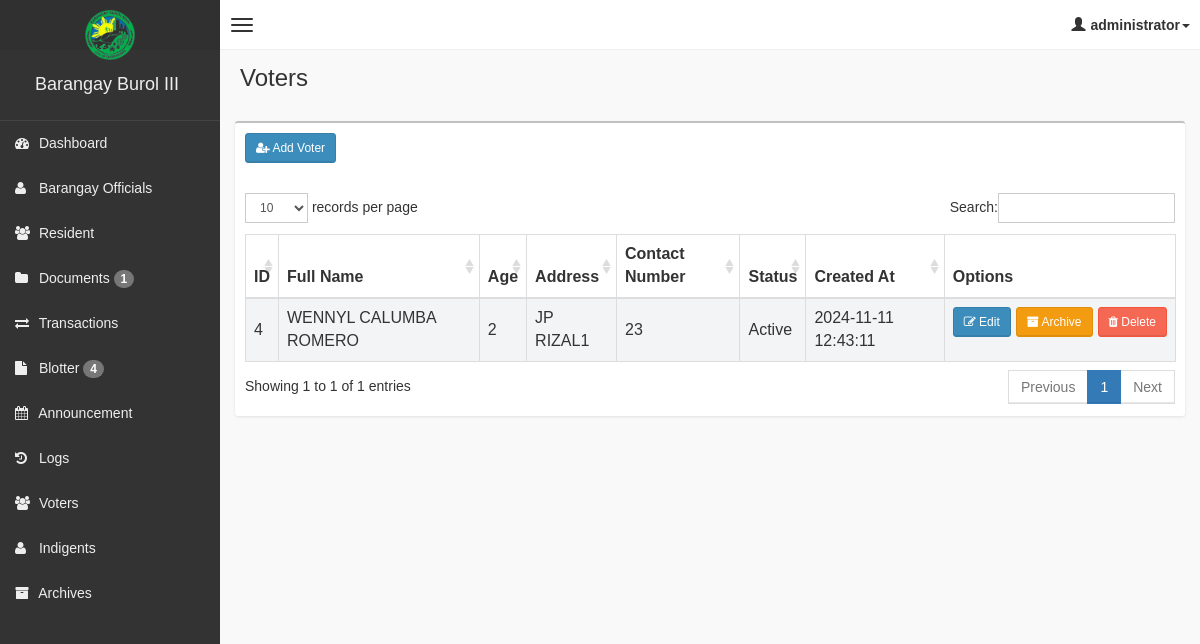
Page /admin/voters.php (signed in) on the earlier database version.
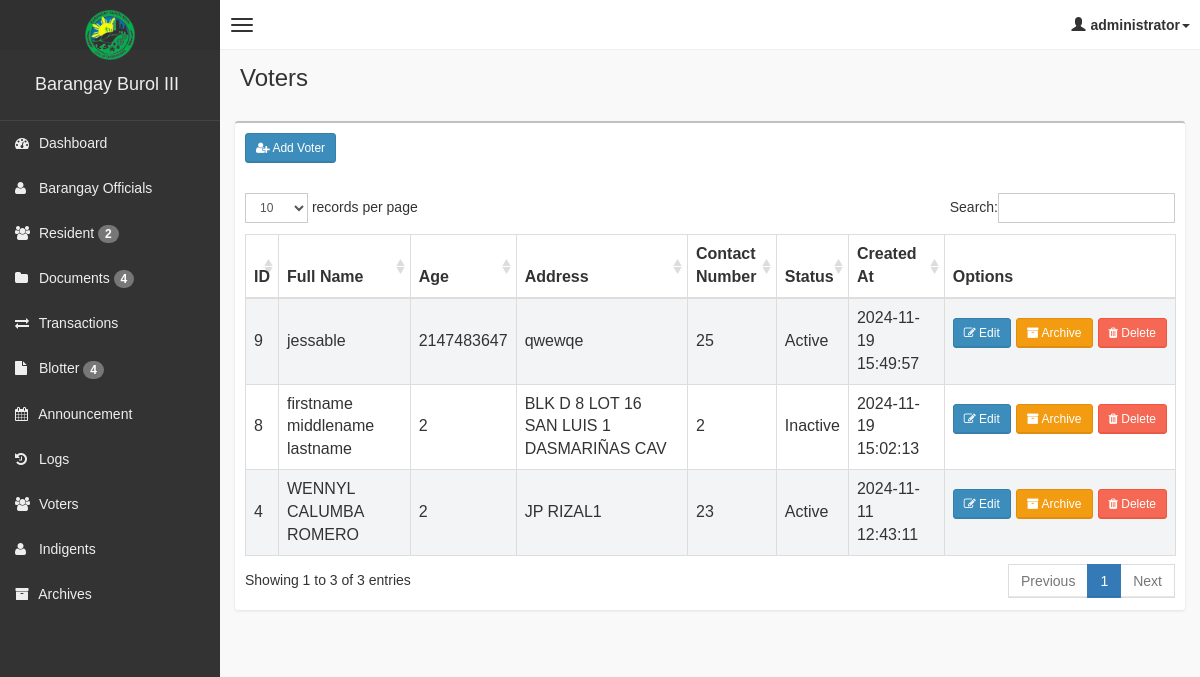
Same page on the later database version.
### tables this page shows
CREATE TABLE `voters` (
  `id` int(11) NOT NULL,
  `precint_no` varchar(255) NOT NULL,
  `full_name` varchar(255) NOT NULL,
  `age` int(11) NOT NULL,
  `address` varchar(255) NOT NULL,
  `contact_number` varchar(15) DEFAULT NULL,
  `status` varchar(50) DEFAULT 'Active',
  `created_at` timestamp NOT NULL DEFAULT current_timestamp(),
  `is_archive` tinyint(4) NOT NULL DEFAULT 0
);

### admin/voters.php (the view, shortened to what this page needs)
<?php
if (!isset($_SESSION['role'])) {
    header("Location: login.php");
    exit();
} else {
    include('main_style.php');
?>
    <body class="skin-black">
        <?php include "db.php"; ?>
        <?php include('header.php'); ?>
        <div class="wrapper row-offcanvas row-offcanvas-left">
            <?php include('sidebar.php'); ?>
            <aside class="right-side">
                <section class="content-header">
                    <h1>Voters</h1>
                </section>
                <section class="content">
                    <div class="box">
                        <div class="box-header">
                            <div style="padding:10px;">
                                <button class="btn btn-primary btn-sm" data-toggle="modal" data-target="#addVoterModal">
                                    <i class="fa fa-user-plus" aria-hidden="true"></i> Add Voter
                                </button>
                            </div>
                        </div>
                        <div class="box-body">
                            <table id="votersTable" class="table table-bordered table-striped">
                                <thead>
                                    <tr>
                                        <th>ID</th>
                                        <th>Full Name</th>
                                        <th>Age</th>
                                        <th>Address</th>
                                        <th>Contact Number</th>
                                        <th>Status</th>
                                        <th>Created At</th>
                                        <th style="width: 20%;">Options</th>
                                    </tr>
                                </thead>
                                <tbody>
                                    <?php
                                    $query = $pdo->query("SELECT * FROM voters WHERE is_archive = 0 ORDER BY created_at DESC");
                                    while ($row = $query->fetch(PDO::FETCH_ASSOC)) {
                                    ?>
                                        <tr>
                                            <td><?php echo $row['id'] ?></td>
                                            <td><?php echo $row['full_name'] ?></td>
                                            <td><?php echo $row['age'] ?></td>
                                            <td><?php echo $row['address'] ?></td>
                                            <td><?php echo $row['contact_number'] ?></td>
                                            <td><?php echo $row['status'] ?></td>
                                            <td><?php echo $row['created_at'] ?></td>
                                            <td>
                                                <div style="display: flex; gap: 5px;">
                                                    <button class="btn btn-primary btn-sm" data-toggle="modal" data-target="#editVoterModal<?php echo $row['id'] ?>" style="height: 30px;"><i class="fa fa-pencil-square-o" aria-hidden="true"></i>
                                                        Edit
                                                    </button>
                                                    <form method="POST" action="archive.php">
                                                        <button class="btn btn-warning btn-sm" type="submit" name="archive" value="1"><i class="fa fa-archive"></i> Archive</button>
                                                    </form>
                                                    <form method="post" action="delete.php">
                                                        <button type="submit" name="archive" class="btn btn-danger btn-sm" onclick="return confirm('Are you sure you want to Delete this log?')"><i class="fa fa-trash"></i> Delete</button>
                                                    </form>
                                                </div>
                                            </td>
                                        </tr>
                                    <?php
                                    }
                                    ?>
                                </tbody>
                            </table>
                        </div>
                    </div>
                </section>
            </aside>
        </div>
    </body>
    </html>
<?php } ?>

### admin/main_style.php (shortened to what this page needs)
<head>
    <link href="assets/css/bootstrap.min.css" rel="stylesheet" type="text/css" />
    <link href="assets/css/font-awesome.min.css" rel="stylesheet" type="text/css" />
    <link href="assets/css/ionicons.min.css" rel="stylesheet" type="text/css" />
    <link href="assets/js/morris/morris-0.4.3.min.css" rel="stylesheet" type="text/css" />
    <link href="assets/css/AdminLTE.css" rel="stylesheet" type="text/css" />
    <link href="assets/css/datatables/dataTables.bootstrap.css" rel="stylesheet" type="text/css" />
    <link href="assets/css/select2.css" rel="stylesheet" type="text/css" />
    <link rel="stylesheet" href="assets/css/sweetalert.css">
</head>

### admin/header.php
<?php
echo  '<header class="header">
         <a href="#" class="logo">
             <img src="assets/img/logo.png" height="50" style="margin: 10px 0;" />
         </a>
         <nav class="navbar navbar-static-top" role="navigation">
             <a href="#" class="navbar-btn sidebar-toggle" data-toggle="offcanvas" role="button">
                 <span class="sr-only">Toggle navigation</span>
                 <span class="icon-bar"></span>
                 <span class="icon-bar"></span>
                 <span class="icon-bar"></span>
             </a>
             <div class="navbar-right">
                 <ul class="nav navbar-nav">
                     <li class="dropdown user user-menu">
                         <a href="#" class="dropdown-toggle" data-toggle="dropdown">
                             <i class="glyphicon glyphicon-user"></i><span>'.$_SESSION['role'].'<i class="caret"></i></span>
                         </a>
                         <ul class="dropdown-menu">
                             <li class="user-header bg-green">
                                 <p>
                                     '.$_SESSION['role'].'
                                 </p>
                             </li>
                             <li class="user-footer">
                                 <div>
                                     <a href="logout.php" class="btn btn-default btn-flat">Sign out</a>
                                 </div>
                             </li>
                         </ul>
                     </li>
                 </ul>
             </div>
         </nav>
     </header>'; ?>

### admin/sidebar.php
<?php
function getPendingDocumentsCount($pdo)
{
    $sql = "SELECT COUNT(*) FROM documents WHERE status = :status";
    $stmt = $pdo->prepare($sql);
    $stmt->execute([':status' => 'pending']);
    return $stmt->fetchColumn();
}
function getPendingResidentsCount($pdo)
{
    $sql = "SELECT COUNT(*) FROM user WHERE status = :status";
    $stmt = $pdo->prepare($sql);
    $stmt->execute([':status' => 'pending']);
    return $stmt->fetchColumn();
}
function getPendingBlotterCount($pdo)
{
    $sql = "SELECT COUNT(*) FROM blotter WHERE status = :status";
    $stmt = $pdo->prepare($sql);
    $stmt->execute([':status' => 'pending']);
    return $stmt->fetchColumn();
}
$pendingDocumentCount = getPendingDocumentsCount($pdo);
$pendingResidentCount = getPendingResidentsCount($pdo);
$PendingBlotterCount = getPendingBlotterCount($pdo);
?>
<aside class="left-side sidebar-offcanvas">
    <section class="sidebar">
        <div class="user-panel">
            <div class="pull-left info">
                <h4> &nbsp;&nbsp;Barangay Burol III</h4>
            </div>
        </div>
        <ul class="sidebar-menu">
            <li>
                <a href="index.php">
                    <i class="fa fa-dashboard"></i> <span>Dashboard</span>
                </a>
            </li>
            <li>
                <a href="officials.php">
                    <i class="fa fa-user"></i> <span>Barangay Officials</span>
                </a>
            </li>
            <li>
                <a href="resident.php">
                    <i class="fa fa-users"></i> <span>Resident</span>
                    <?php if ($pendingResidentCount > 0): ?>
                        <span class="badge"><?php echo $pendingResidentCount; ?></span>
                    <?php endif; ?>
                </a>
            </li>
            <li>
                <a href="documents.php">
                    <i class="fa fa-folder"></i> <span>Documents</span>
                    <?php if ($pendingDocumentCount > 0): ?>
                        <span class="badge"><?php echo $pendingDocumentCount; ?></span>
                    <?php endif; ?>
                </a>
            </li>
            <li>
                <a href="transactions.php">
                    <i class="fa fa-exchange"></i> <span>Transactions</span>
                </a>
            </li>
            <li>
                <a href="blotter.php">
                    <i class="fa fa-file"></i> <span>Blotter</span>
                    <?php if ($PendingBlotterCount > 0): ?>
                        <span class="badge"><?php echo $PendingBlotterCount; ?></span>
                    <?php endif; ?>
                </a>
            </li>
            <li>
                <a href="activity.php">
                    <i class="fa fa-calendar"></i> <span>Announcement</span>
                </a>
            </li>
            <li>
                <a href="logs.php">
                    <i class="fa fa-history"></i> <span>Logs</span>
                </a>
            </li>
            <li>
                <a href="voters.php">
                    <i class="fa fa-users"></i> <span>Voters</span>
                </a>
            </li>
            <li>
                <a href="indigents.php">
                    <i class="fa fa-user"></i> <span>Indigents</span>
                </a>
            </li>
            <li>
                <a href="all_archives.php">
                    <i class="fa fa-archive"></i> <span>Archives</span>
                </a>
            </li>
        </ul>
    </section>
</aside>

Differences in the rows shown:
added voters: id "9", full_name "jessable", age "2147483647", address "qwewqe", contact_number "25", status "Active", created_at "2024-11-19 15:49:57"
added voters: id "8", full_name "firstname middlename lastname", age "2", address "BLK D 8 LOT 16 SAN LUIS 1 DASMARIÑAS CAV", contact_number "2", status "Inactive", created_at "2024-11-19 15:02:13"
Other differences:
$pendingResidentCount: (not shown) → "2"
$pendingDocumentCount: "1" → "4"
text written by a page script: "records per page Search: Showing 1 to 1 of 1 entries Previous 1 Next" → "records per page Search: Showing 1 to 3 of 3 entries Previous 1 Next"
